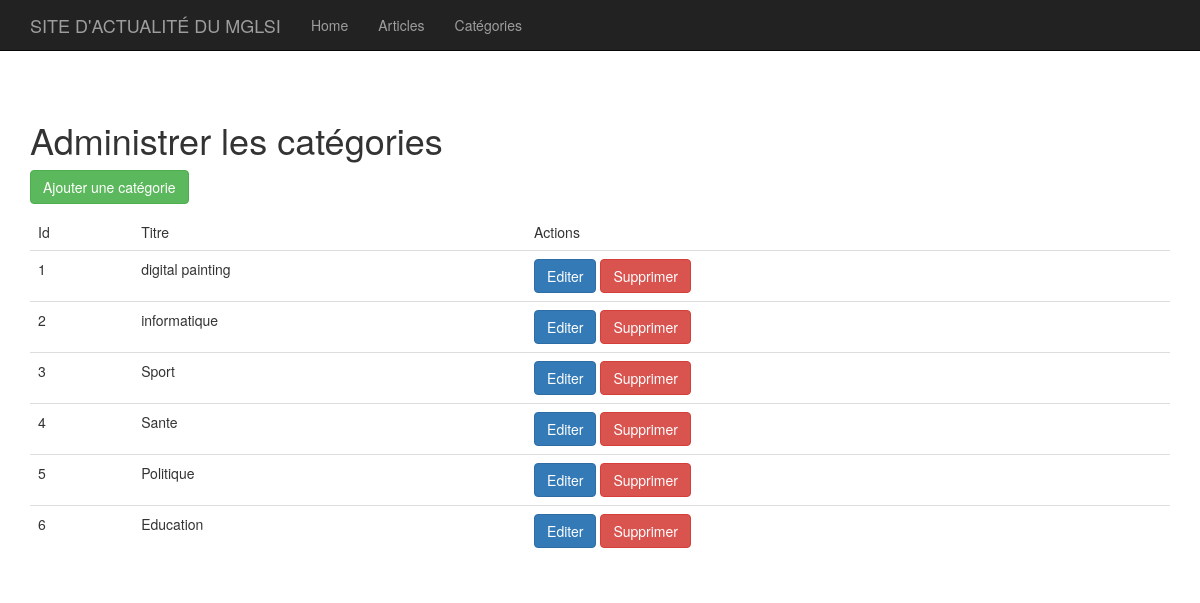
Page /index.php?p=admin.categories.index on the committed database.
### tables this page shows
CREATE TABLE `categories` (
  `id` int(11) NOT NULL,
  `titre` varchar(255) DEFAULT NULL
);

### core/Controller/Controller.php (called while the page is built, shortened)
<?php
    class Controller{
        protected $viewPath;
        protected $template;
        protected function render($view, $variables = []){
            extract($variables);
            require($this->viewPath . str_replace('.', '/', $view) . '.php');
            $content = ob_get_clean();
            require($this->viewPath . 'templates/' . $this->template . '.php');
        }
    }
?>

### app/Controller/Admin/CategoriesController.php (called while the page is built, shortened)
<?php
    class CategoriesController extends AppController{
        public function index(){
            $items = $this->Category->all();
            $this->render('admin.categories.index', compact('items'));
        }
    }
?>

### public/index.php (called while the page is built, shortened)
<?php
    if(isset($_GET['p'])){
        $page = $_GET['p'];
    }
    else{
        $page = 'posts.index';
    }
    $page = explode('.', $page);
    if($page[0] == 'admin'){
        $action = $page[2];
    }
    else{
        $controller = '\App\Controller\\' . ucfirst($page[0]) . 'Controller';
        $action = $page[1];
    }
    $controller = new $controller();
    $controller->$action();
?>

### core/Table/Table.php (called while the page is built, shortened)
<?php
    class Table{
        protected $table;
        protected $db;
        public function __construct(Database $db){
            $this->db = $db;
        }
        public function all(){
            return $this->query("SELECT * FROM " . $this->table);
        }
        public function query($statement, $attributes = null, $one = false){
            if($attributes){
                return $this->db->prepare(
                    $statement,
                    $attributes,
                    str_replace('Table', 'Entity', get_class($this)),
                    $one
                );
            }
             else{
                return $this->db->query(
                    $statement,
                    str_replace('Table', 'Entity', get_class($this)),
                     $one
                );
            }
        }
    }
?>

### core/Database/MysqlDatabase.php (called while the page is built, shortened)
<?php
    class MysqlDatabase extends Database{
        private $pdo;
        private function getPDO(){
            if($this->pdo === null){
                $pdo = new PDO('mysql:dbname=projet_mglsi1;host=localhost', 'root', '');
                $pdo->setAttribute(PDO::ATTR_ERRMODE, PDO::ERRMODE_EXCEPTION);
                $this->pdo = $pdo;
            }
            return $this->pdo;
        }
        public function query($statement, $class_name = null, $one = false){
            $req = $this->getPDO()->query($statement);
            if($class_name === null){
                $req->setFetchMode(PDO::FETCH_OBJ);
            }
            else{
                $req->setFetchMode(PDO::FETCH_CLASS, $class_name);
            }
            if($one){
                $datas = $req->fetch();
            }
            else{
                $datas = $req->fetchAll();
            }
            return $datas;
        }
    }
?>

### app/Autoloader.php (called while the page is built, shortened)
<?php
  class Autoloader{
      static function autoload($class){
          if (strpos($class, __NAMESPACE__ . '\\') === 0){
              $class = str_replace(__NAMESPACE__ . '\\', '', $class);
              $class = str_replace('\\', '/', $class);
          }
      }
  }

### core/Autoloader.php (called while the page is built, shortened)
<?php
  class Autoloader{
      static function autoload($class){
          if (strpos($class, __NAMESPACE__ . '\\') === 0){
              $class = str_replace(__NAMESPACE__ . '\\', '', $class);
              $class = str_replace('\\', '/', $class);
          }
      }
  }

### app/Views/admin/categories/index.php (the view, shortened to what this page needs)
<h1>Administrer les catégories</h1>
<p>
  <a class="btn btn-success" href="?p=admin.categories.add" >Ajouter une catégorie</a>
</p>
<table class="table">
    <thead>
        <tr>
            <td>Id</td>
            <td>Titre</td>
            <td>Actions</td>
        </tr>
    </thead>
    <tbody>
        <?php foreach ($items as $category): ?>
            <tr>
                <td><?= $category->id; ?></td>
                <td><?= $category->titre; ?></td>
                <td>
                    <a class="btn btn-primary" href="?p=admin.categories.edit&id=<?= $category->id; ?>" >Editer</a>
                    <form action="?p=admin.categories.delete" method="post" style="display: inline;">
                        <button type="submit" class="btn btn-danger">Supprimer</button>
                    </form>
                </td>
            </tr>
        <?php endforeach; ?>
    </tbody>
</table>

### app/Views/templates/includes/header.php (shortened to what this page needs)
<!DOCTYPE html>
<html lang="en">
    <head>
        <link href="https://maxcdn.bootstrapcdn.com/bootstrap/3.3.7/css/bootstrap.min.css" rel="stylesheet">
    </head>
    <body>
        <nav class="navbar navbar-inverse navbar-fixed-top">
            <div class="container">
                <div class="navbar-header">
                    <a class="navbar-brand" href="index.php">SITE D'ACTUALITÉ DU MGLSI</a>
                </div>
                <div id="navbar" class="collapse navbar-collapse">
                    <ul class="nav navbar-nav">

### app/Views/templates/default.php (shortened to what this page needs)
<?php include("includes/header.php"); ?>
    <li><a href="index.php">Home</a></li>
    <?php if(isset($_GET['p'])) : ?>
        <?php switch($_GET['p']) :
            case 'posts.single' : ?>
            <?php default: ?>
                <li><a href="index.php?p=admin.posts.index">Articles</a></li>
                <li><a href="index.php?p=admin.categories.index">Catégories</a></li>
        <?php endswitch; ?>
    <?php else : ?>
        <li><a href="index.php?p=admin.posts.index">Admin</a></li>
    <?php endif; ?>
<?php include("includes/footer.php"); ?>

### app/Views/templates/includes/footer.php
                    </ul>
                </div>
            </div>
        </nav>
        <div class="container">
            <div class="starter-template" style="padding-top: 100px">
                <?php
                echo $content;
                ?>
            </div>
        </div>
    </body>
</html>

### rows in the picture
categories: id "1", titre "digital painting"
categories: id "2", titre "informatique"
categories: id "3", titre "Sport"
categories: id "4", titre "Sante"
categories: id "5", titre "Politique"
categories: id "6", titre "Education"
